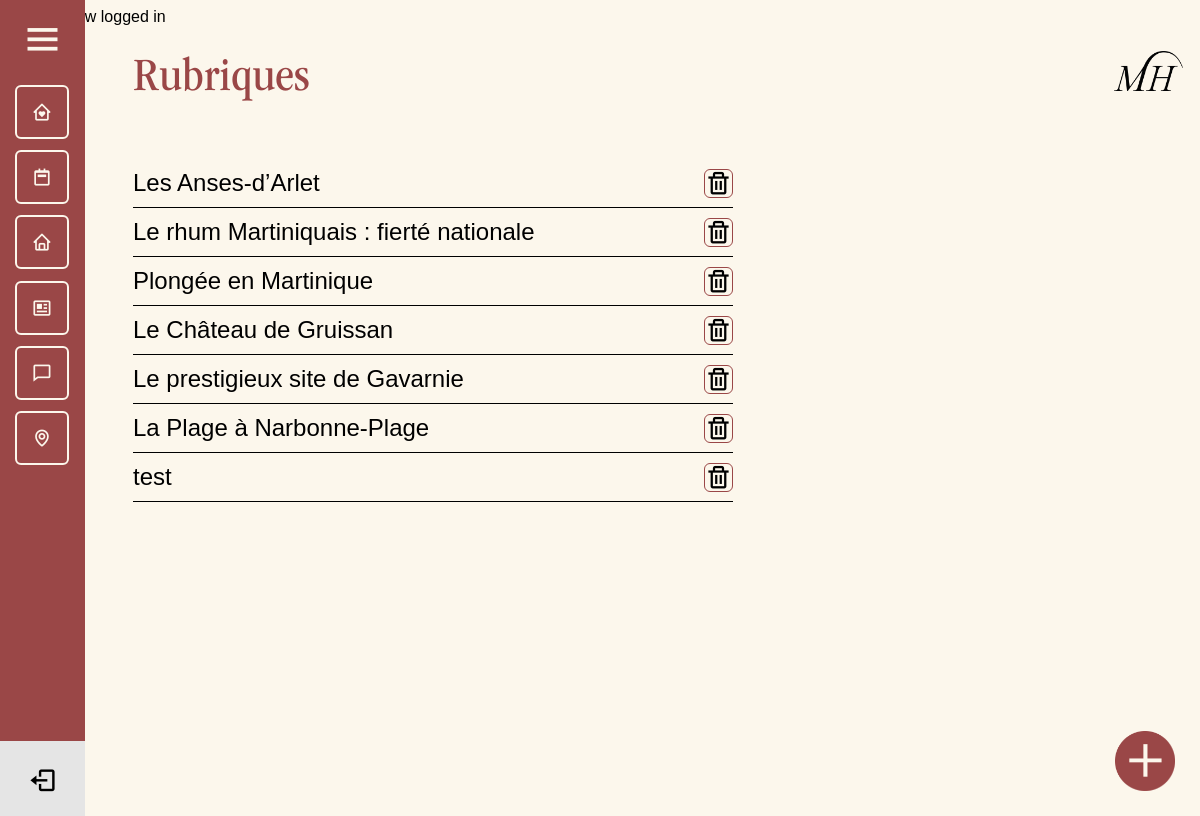
/admin/tours.php (signed in), run on the app's committed database.
### tables this page shows
CREATE TABLE `tourism` (
  `id` int(11) NOT NULL,
  `title` varchar(255) NOT NULL,
  `citation` varchar(255) NOT NULL,
  `photo` text NOT NULL,
  `photo_2` text NOT NULL,
  `location` varchar(255) NOT NULL,
  `details` text NOT NULL,
  `intro` text NOT NULL,
  `date` date NOT NULL,
  `id_rooms` int(11) NOT NULL
);

### admin/tours.php (the view, shortened to what this page needs)
<?php
require_once $_SERVER['DOCUMENT_ROOT'] . '/core/core.php';
include 'includes/header.php';
include 'includes/navigation.php';
$sql = $db->query("SELECT * FROM tourism");
?>
<div class="admin_page">
    <div class="header_admin">
        <h1>Rubriques</h1>
        <img src="../assets/png/LOGO_02_PNG_NOIR.png" alt="Logo Muriel">
    </div>
    <div class="admin_page_tours">
        <?php while ($tour = $sql->fetch(PDO::FETCH_ASSOC)) : ?>
            <div class="admin_page_tours_container">
                <div class="admin_page_tours_title">
                    <h2><?= $tour['title']; ?></h2>
                </div>
                <div class="admin_page_tours_action">
                    <a href="tours.php?delete=<?= $tour['id']; ?>"><i class='bx bx-trash'></i></a>
                </div>
            </div>
        <?php endwhile; ?>
        <a href="add_tour.php"><img src="/assets/png/button_add.png" alt=""></a>
    </div>
</div>

### admin/css/style.css (style rules this page uses)
body { position: relative; min-height: 100vh; width: 100%; background-color: #FCF7EC; font-family: sans-serif; overflow-x: hidden; }
.admin_page { margin: 25px 25px 25px 125px; }
.admin_page .header_admin { display: flex; justify-content: space-between; }
.admin_page .header_admin h1 { font-family: ITCGaramondStd-BkNarrow; font-style: normal; font-weight: normal; font-size: 4vw; margin: 0; color: #9A4747; }
.admin_page .header_admin img { max-height: 40px; max-width: 90px; }
.admin_page_tours { margin-top: 50px; }
.admin_page_tours_container { display: flex; justify-content: space-between; align-items: center; border-bottom: solid 1px; width: 50vw; }
.admin_page_tours_title h2 { margin: 10px 0; font-weight: 500; }
.admin_page_tours_action i { font-size: 27px; border: solid 1.5px #9A4747; border-radius: 6px; color: #000; }
.admin_page_tours a img, .admin_page_comments a img { position: fixed; right: 25px; bottom: 25px; width: 60px; transition: all 0.5s; }

### data on the page
tourism: title "Les Anses-d’Arlet"
tourism: title "Le rhum Martiniquais : fierté nationale"
tourism: title "Plongée en Martinique"
tourism: title "Le Château de Gruissan"
tourism: title "Le prestigieux site de Gavarnie"
tourism: title "La Plage à Narbonne-Plage"
tourism: title "test"

### other printed values
$_SESSION['logged_in'] "You are now logged in"
